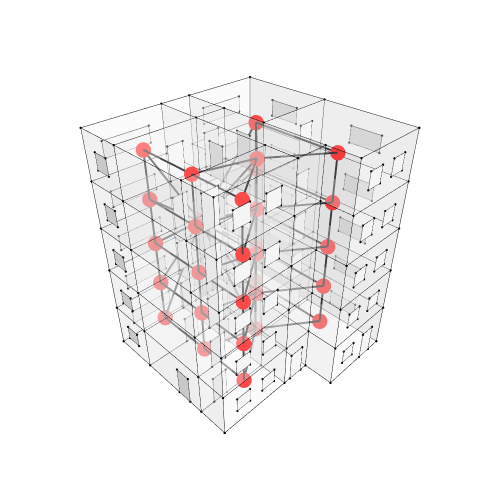

Here is the notebook cell this chart was saved with:
### Code cell
Topology.Show(building, aperture_f, g2,
              vertexSizeKey="size",
              vertexColorKey="color",
              edgeWidthKey="width",
              edgeColorKey="color",
              faceOpacity=0.3,
              backgroundColor="white",
              width=500,
              height=500,
              renderer=renderer)
